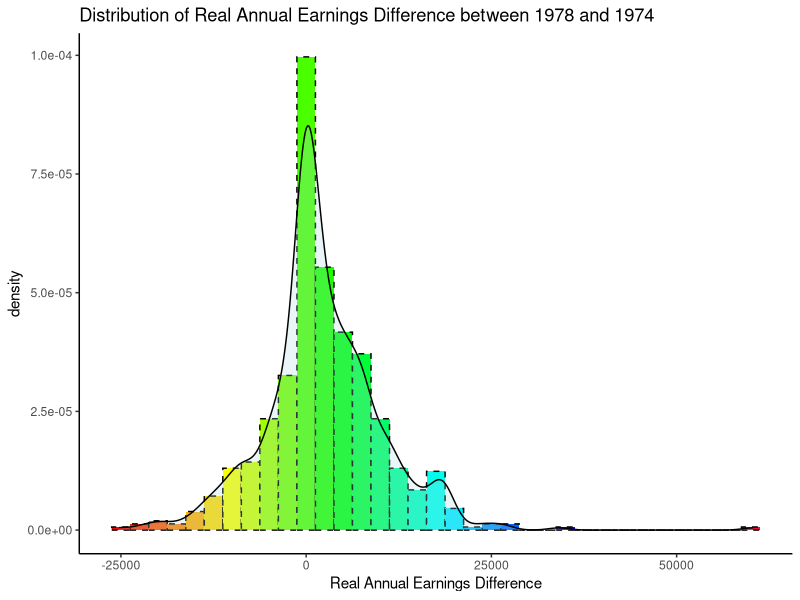
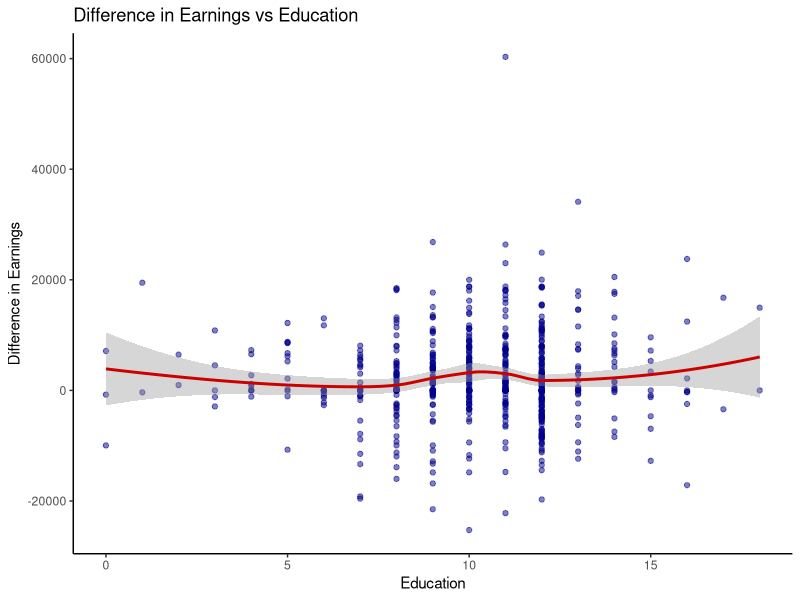
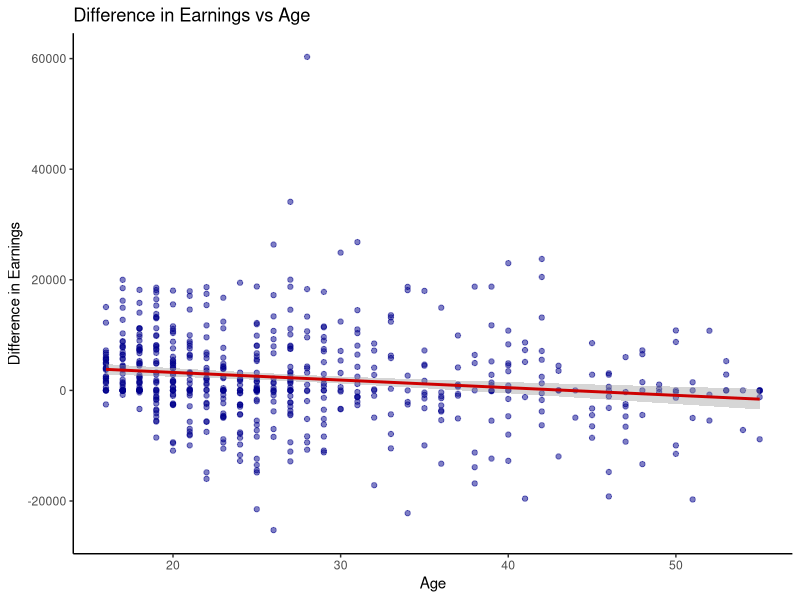
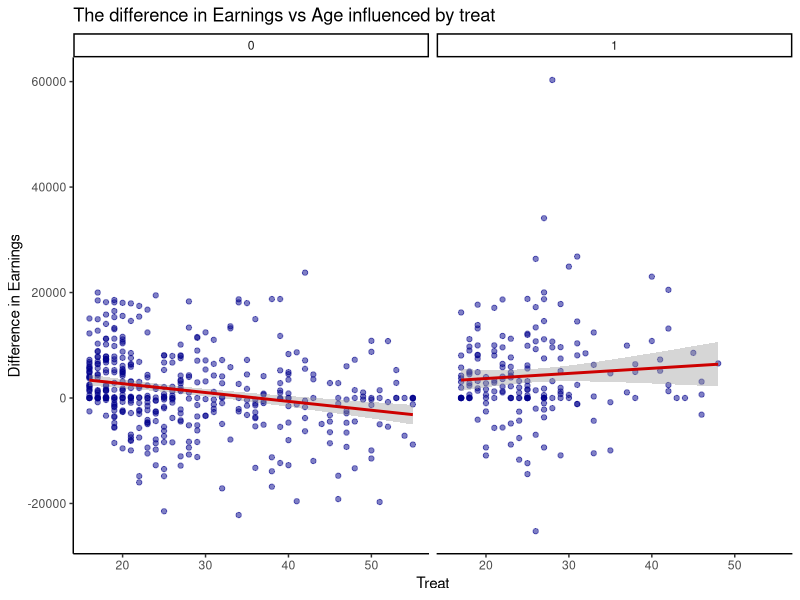
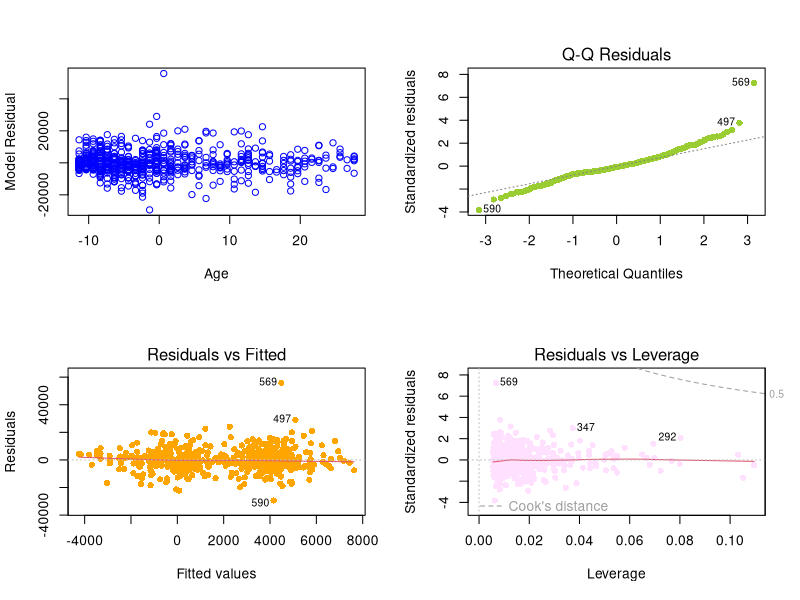
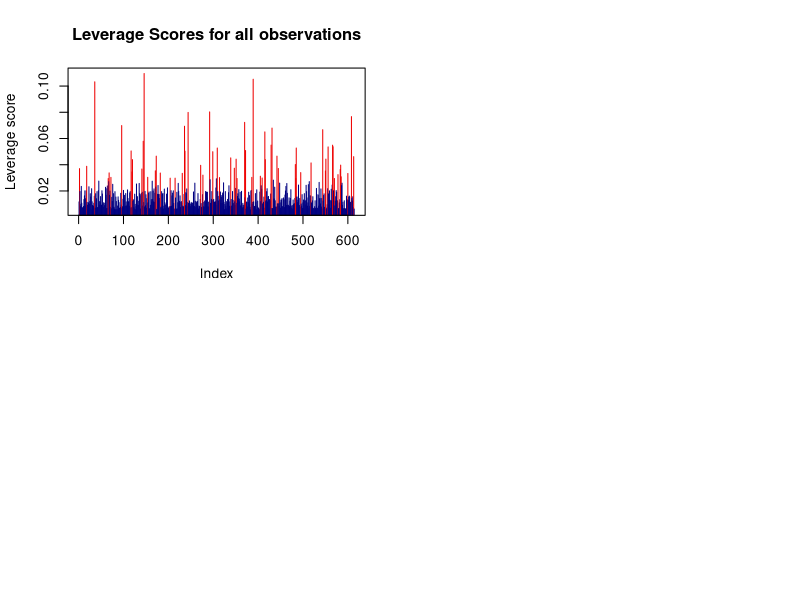
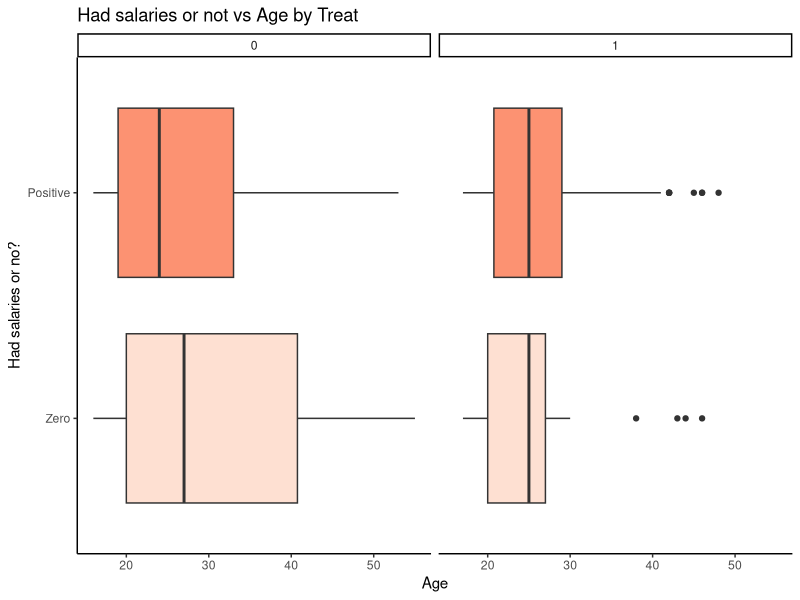
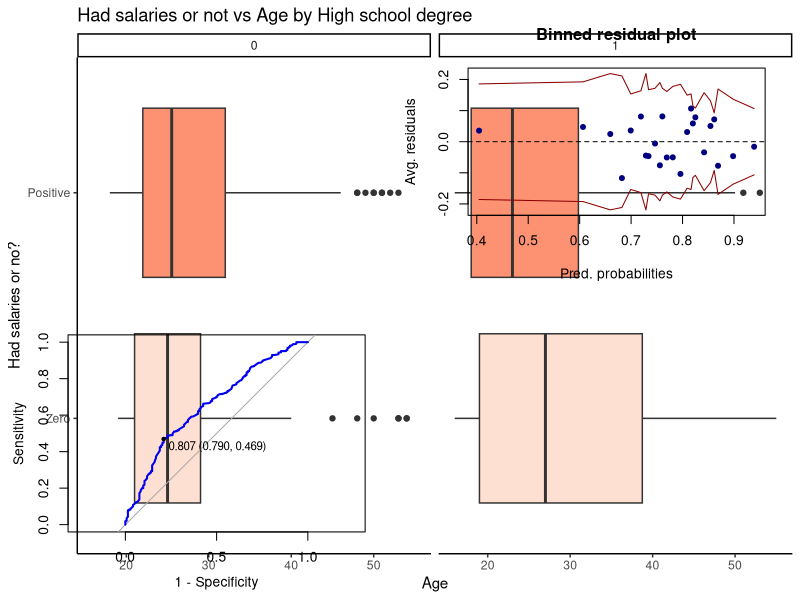

These charts were generated, in order, by the following R code:
## ---- chunk 1

###### Clear environment and load libraries
rm(list = ls())

options(warn=-1)
options(xtable.comment = FALSE)

library(broom) 
library(ggplot2)
library(xtable)
library(rms)
library(pROC)
library(e1071)
library(caret)
require(gridExtra)
library(MASS)
library(arm)
library(dplyr)
library(tidyr)

###### Load the data
lalondedata <-
  read.table(
    "lalondedata.txt",
    header = TRUE,
    sep = ",",
    colClasses = c(
      "factor",
      "factor",
      "numeric",
      "numeric",
      "factor",
      "factor",
      "factor",
      "factor",
      "numeric",
      "numeric",
      "numeric"
    )
  )


lalondedata$diff <- lalondedata$re78 - lalondedata$re74
dim(lalondedata)
str(lalondedata)
summary(lalondedata)

lalondedata$agec <- c(scale(lalondedata$age, scale = F))
lalondedata$educc <- c(scale(lalondedata$educ, scale = F))
lalondedata$educc2 <- lalondedata$educc ^ 2

## ---- chunk 2

ggplot(lalondedata, aes(x = diff)) +
  geom_histogram(
    aes(y = ..density..),
    color = "black",
    linetype = "dashed",
    fill = rainbow(35),
    binwidth = 2500
  ) +
  geom_density(alpha = .25, fill = "lightblue") +
  scale_fill_brewer(palette = "Blues") +
  labs(title = "Distribution of Real Annual Earnings Difference between 1978 and 1974",
       x = "Real Annual Earnings Difference") +
  theme_classic() + theme(legend.position = "none")


## ---- chunk 3

# educ
ggplot(lalondedata, aes(x = educ, y = diff)) +
  geom_point(alpha = .5, colour = "blue4") +
  geom_smooth(col = "red3") +
  theme_classic() +
  labs(title = "Difference in Earnings vs Education", x = "Education",
       y = "Difference in Earnings")

ggplot(lalondedata, aes(x = age, y = diff)) +
  geom_point(alpha = .5, colour = "blue4") +
  geom_smooth(method = "lm", col = "red3") +
  theme_classic() +
  labs(title = "Difference in Earnings vs Age", x = "Age",
       y = "Difference in Earnings")

## ---- chunk 4

ggplot(lalondedata, aes(x = age, y = diff)) +
  geom_point(alpha = .5, colour = "blue4") +
  geom_smooth(method = "lm", col = "red3") +
  theme_classic() +
  labs(title = "The difference in Earnings vs Age influenced by treat", x = "Treat",
       y = "Difference in Earnings") +
  facet_wrap( ~ treat)

## ---- chunk 5

final_model <-
  lm(
    diff ~ treat + black + hispan + agec + married + treat:agec + educc + educc2
    + agec:married,
    data = lalondedata
  )

fsta <- summary(final_model)$fstatistic
model_pvalue <- pf(fsta[1],fsta[2],fsta[3],lower.tail=F)
## ---- chunk 6
xtable(final_model, 
      caption = "Coefficient-Level Estimates")

tdf <- data.frame(
    pValue = formatC(model_pvalue, format = "e", digits = 2),
    RSquare = c(round(summary(final_model)$r.squared, 2))
)

xtable(tdf, caption = "Evaluationl")

xtable(confint(final_model), caption = "Confidence Interval")

## ---- chunk 7

#plot(final_model, which=1)
#plot(final_model, which=3)
par(mfrow = c(2, 2))
p3<-plot(lalondedata$agec,final_model$residuals, col=c("blue"), xlab = "Age", ylab = "Model Residual")
p4<-plot(final_model,which=2,col=c("yellowgreen"),pch=16)
p5<-plot(final_model,which=1,col=c("orange"),pch=16)
p6<-plot(final_model,which=5,col=c("thistle1"),pch=16)

## ---- chunk 8

# Outliers
#plot(final_model, which=2)

# Outliers
lev_scores <- hatvalues(final_model)
p<- 9
n <- nrow(lalondedata)
plot(lev_scores, col=ifelse(lev_scores > (2*p/n), 'red2', 'navy'), type="h", ylab="Leverage score",xlab="Index",main="Leverage Scores for all observations")

# High Influence
#plot(final_model, which=5, main = "Cook's Distance Analysis")

## ---- chunk 9

xtable(tidy(vif(final_model)), caption = "VIF")

## ---- chunk 10

rm(list = ls())

lalondedata <-
  read.table(
    "lalondedata.txt",
    header = TRUE,
    sep = ",",
    colClasses = c(
      "factor",
      "factor",
      "numeric",
      "numeric",
      "factor",
      "factor",
      "factor",
      "factor",
      "numeric",
      "numeric",
      "numeric"
    )
  )

lalondedata$earn <- ifelse(lalondedata$re78 > 0, 1, 0)

lalondedata$earnf <-
  factor(
    ifelse(lalondedata$re78 > 0, 1, 0),
    levels = c(0, 1),
    labels = c("Zero", "Positive")
  )


lalondedata$agec <- lalondedata$age - mean(lalondedata$age)
lalondedata$educc <- lalondedata$educ - mean(lalondedata$educ)
lalondedata$agec2 <- lalondedata$agec ^ 2

## ---- chunk 11

ggplot(lalondedata, aes(x = earnf, y = age, fill = earnf)) +
  geom_boxplot() + coord_flip() +
  scale_fill_brewer(palette = "Reds") +
  labs(title = "Had salaries or not vs Age by Treat",
       x = "Had salaries or no?", y = "Age") +
  theme_classic() + theme(legend.position = "none") +
  facet_wrap(~ treat)

ggplot(lalondedata, aes(x = earnf, y = age, fill = earnf)) +
  geom_boxplot() + coord_flip() +
  scale_fill_brewer(palette = "Reds") +
  labs(title = "Had salaries or not vs Age by High school degree",
       x = "Had salaries or no?", y = "Age") +
  theme_classic() + theme(legend.position = "none") +
  facet_wrap(~ nodegree)

## ---- chunk 12

hispan0<-lalondedata %>%
  filter(hispan==0)
hispan1<-lalondedata %>%
  filter(hispan==1)

non_hispan_marriage <- apply(table(hispan0[,c("earnf","married")])/sum(table(hispan0[,c("earnf","married")])), 2,function(x) round(x/sum(x), 2))
hispan_marriage <- apply(table(hispan1[,c("earnf","married")])/sum(table(hispan1[,c("earnf","married")])), 2,function(x) round(x/sum(x),2))

xtable(non_hispan_marriage, caption = "Employed rate with marital status - Non Hispanic")
xtable(hispan_marriage, caption = "Employed rate with marital status - Hispanic")

## ---- chunk 13

full_model <-
  glm(
    earn ~ treat + black + agec + agec2  
           + nodegree + hispan + married 
           + nodegree:agec + hispan:married + agec:treat,
    
    data = lalondedata,
    family = binomial
  )

rawresid <- residuals(full_model,"resp")

model_sum <- summary(full_model)

## ---- chunk 14

xtable(model_sum, caption = "Coefficients")
 
model_confint <- confint(full_model)

xtable(model_confint, caption = "Confidence Interval")

tdf <- data.frame(
    NULL_deviance = round(model_sum$null.deviance, 2),
    Residual_deviance = round(model_sum$deviance, 2)
)

xtable(tdf, caption = "Deviance")

## ---- chunk 15

binnedplot(
  x = fitted(full_model),
  y = rawresid,
  xlab = "Pred. probabilities",
  col.int = "red4",
  ylab = "Avg. residuals",
  main = "Binned residual plot",
  col.pts = "navy"
)

#binnedplot(
#  x = lalondedata$agec,
#  y = rawresid,
#  xlab = "Age (Centered)",
#  col.int = "red4",
#  ylab = "Avg. residuals",
#  main = "Binned residual plot",
#  col.pts = "navy"
#)

#binnedplot(
#  x = lalondedata$educc,
#  y = rawresid,
#  xlab = "Education (Centered)",
#  col.int = "red4",
#  ylab = "Avg. residuals",
#  main = "Binned residual plot",
#  col.pts = "navy"
#)

## ---- chunk 16
xtable(tidy(vif(full_model)), caption = "VIF")
## ---- chunk 17

Conf_mat <-
  confusionMatrix(as.factor(ifelse(
    fitted(full_model) >= mean(lalondedata$earn), "1", "0"
  )),
  as.factor(lalondedata$earn), positive = "1")

                
xtable(Conf_mat$table, caption = "Confusion Matrix")

## ---- chunk 18

cutoff = "best"

roc <- roc(lalondedata$earn,
           fitted(full_model),
           plot=T,
           print.thres=cutoff,
           legacy.axes=T, 
           col="blue2")

roc_value <-coords(roc, cutoff, transpose = FALSE)
